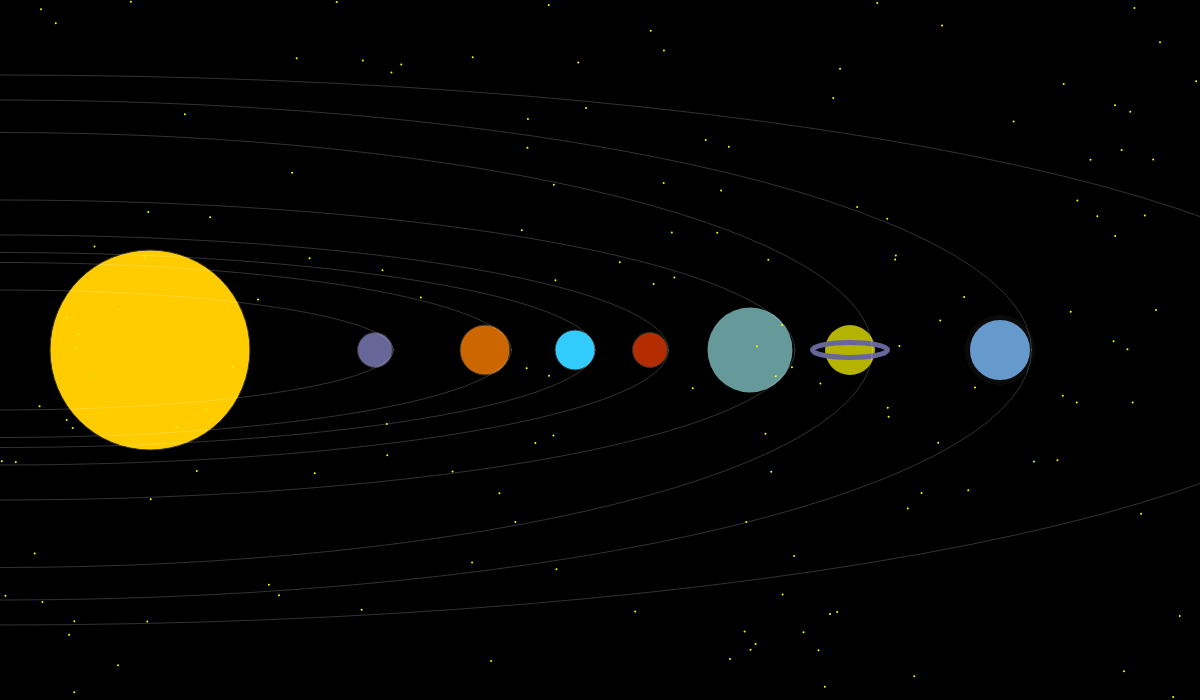
Frame 1 (no input)
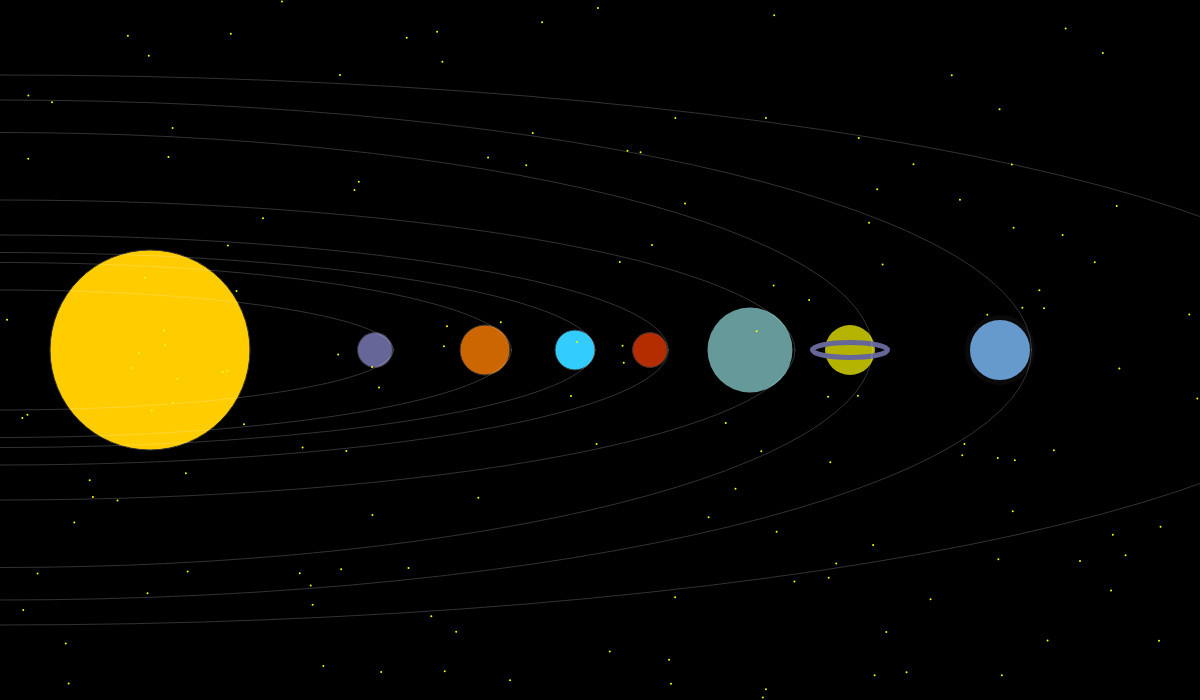
Frame 60 (no input)
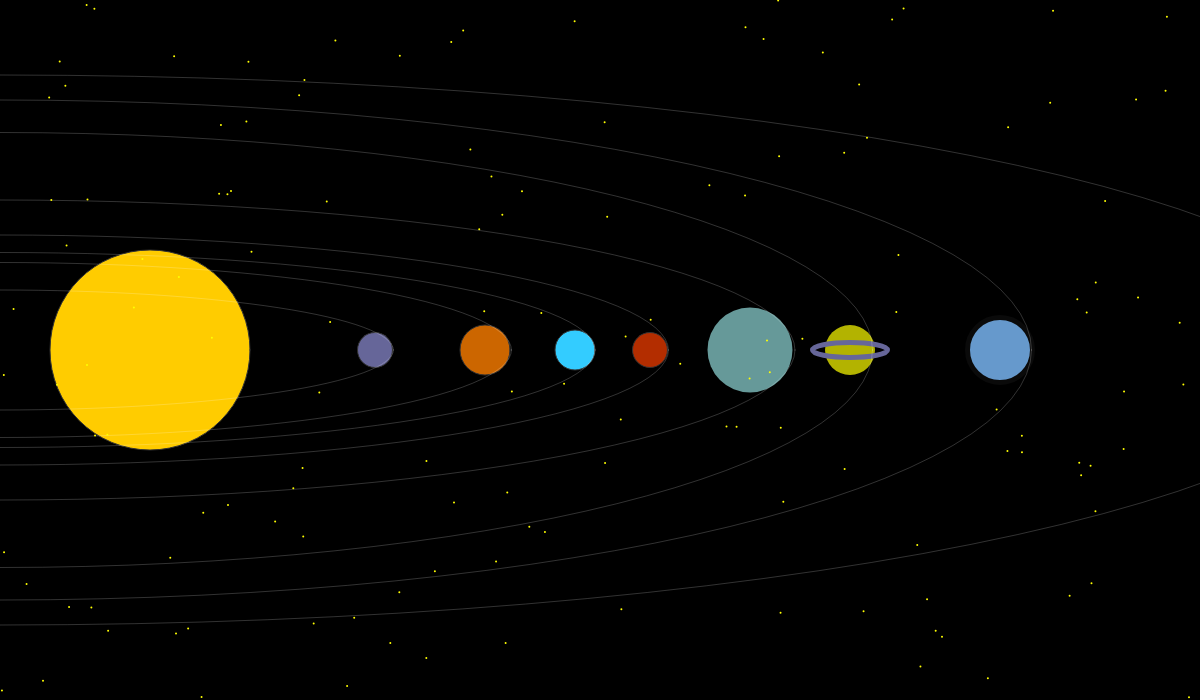
Frame 120 (the mouse pressed at the canvas centre since frame 60)

The p5.js sketch that drew these frames (run headless with seeded random() and noise() and a simulated clock; from frame 60 on, the mouse is pressed at the canvas centre):

// p5.js sketch
// ── sketch.js
function setup() {
  createCanvas(windowWidth, 700);

}

function draw() {
  background('black');

  // Draw sun
  stroke(50);
  fill(255, 204, 0);
  ellipse(150, 350, 200, 200);
  //draw mercury
  stroke(50);
  fill(102, 102, 153);
  ellipse(375, 350, 35, 35);
// draw venus
  stroke(50);
  fill(204, 102, 0);
  ellipse(485, 350, 50, 50);
//draw earth
stroke(50);
fill(51, 204, 255);
ellipse(575, 350, 40, 40);
// draw mars
stroke(50);
fill(179, 45, 0);
ellipse(650, 350, 35, 35);
//draw Jupiter
stroke(50);
strokeWeight(0);
fill(102, 153, 153);
ellipse(750, 350, 85, 85);
//draw saturn
stroke(50);
fill(179, 179, 0);
ellipse(850, 350, 50, 50);
//draw rings
stroke(102, 102, 153);
strokeWeight(5);
noFill();
ellipse(850, 350, 75, 15);
//draw uranus
stroke(10);
fill(102, 153, 204);
ellipse(1000, 350, 65, 65);
//draw neptune
stroke(10);
fill(187, 153, 255);
ellipse(1350, 350, 50, 50);

//drawing the orbits
//orbit one
stroke(255, 50);
strokeWeight(1);
noFill();
ellipse(0, 350, 787, 120);
//orbit 2
stroke(255, 50);
noFill();
ellipse(0, 350, 1023, 175);
//orbit 3
stroke(255, 50);
noFill();
ellipse(0, 350, 1190, 195);
//orbit 4
stroke(255, 50);
noFill();
ellipse(0, 350, 1337, 230);
//orbit 5
stroke(255, 50);
noFill();
ellipse(0, 350, 1590, 300);
//orbit 6
stroke(255, 50);
noFill();
ellipse(0, 350, 1745, 435);
//orbit 7
stroke(255, 50);
noFill();
ellipse(0, 350, 2063, 500);
//orbit 8
stroke(255, 50);
noFill();
ellipse(0, 350, 2747, 550);

//add stars
for (var i = 0; i < 200; i++) {
  var x = random(windowWidth);
  var y = random(windowHeight);

  noStroke();
  fill(255, 255, 0);
  ellipse(x, y, 2, 2);

}
}
